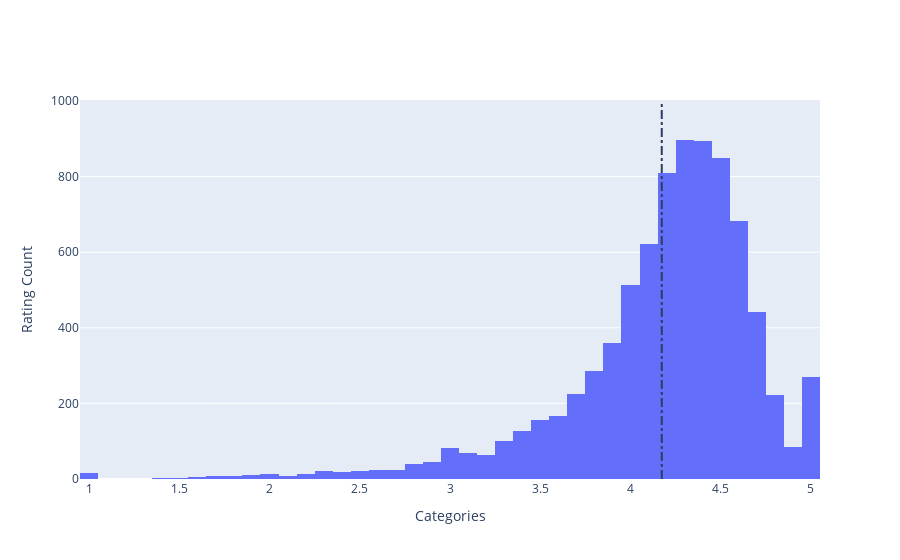

The code cell stored with this chart in its notebook:
### Markdown cell above
## 5. Distribution of app ratings
<p>After having witnessed the market share for each category of apps, let's see how all these apps perform on an average. App ratings (on a scale of 1 to 5) impact the discoverability, conversion of apps as well as the company's overall brand image. Ratings are a key performance indicator of an app.</p>
<p>From our research, we found that the average volume of ratings across all app categories is <code>4.17</code>. The histogram plot is skewed to the left indicating that the majority of the apps are highly rated with only a few exceptions in the low-rated apps.</p>

### Code cell
import plotly
plotly.offline.init_notebook_mode(connected=True)
import plotly.graph_objs as go
import numpy as np
import pandas as pd

apps_with_duplicates = pd.read_csv('datasets/apps.csv')

# Drop duplicates from apps_with_duplicates
apps = apps_with_duplicates.drop_duplicates()

# List of characters to remove
chars_to_remove = ['+', ',','$']
# List of column names to clean
cols_to_clean = ['Installs', 'Price']

# Loop for each column in cols_to_clean
for col in cols_to_clean:
    # Loop for each char in chars_to_remove
    for char in chars_to_remove:
        # Replace the character with an empty string
        apps[col] = apps[col].apply(lambda x: x.replace(char, ''))

# Convert Installs to float data type
apps['Installs'] = apps['Installs'].astype(float)

# Convert Price to float data type
apps['Price'] = apps['Price'].astype(float)


# Average rating of apps
avg_app_rating = apps['Rating'].mean()


# Distribution of apps according to their ratings
data = [go.Histogram(
        x = apps['Rating'],
        
)]



# Vertical dashed line to indicate the average app rating
layout = {
    'xaxis':dict(title='Categories'),
    'yaxis':dict(title='Rating Count'),
    'shapes': [{
              'type' :'line',
              'x0': avg_app_rating,
              'y0': 0,
              'x1': avg_app_rating,
              'y1': 1000,
              'line': { 'dash': 'dashdot'},
            
          }]
          
          }

print('\n \n \n \n \n \n Insights Summary')
plotly.offline.iplot({'data': data, 'layout': layout})
print('1. Average app rating = ', avg_app_rating)
print('2. Rating 4.3 is the highest rating of 897 times')

### Figure 1 — Plotly figure (JSON) as saved in the notebook; plotly's stock layout.template omitted (floating-point values rounded to 4 significant figures; data arrays with more than 128 entries replaced by an {"elided": "..."} marker saying what was removed)
{"data": [{"type": "histogram", "x": {"elided": "9659 float values"}}], "layout": {"shapes": [{"line": {"dash": "dashdot"}, "type": "line", "x0": 4.173, "x1": 4.173, "y0": 0, "y1": 1000}], "xaxis": {"title": {"text": "Categories"}}, "yaxis": {"title": {"text": "Rating Count"}}}}
